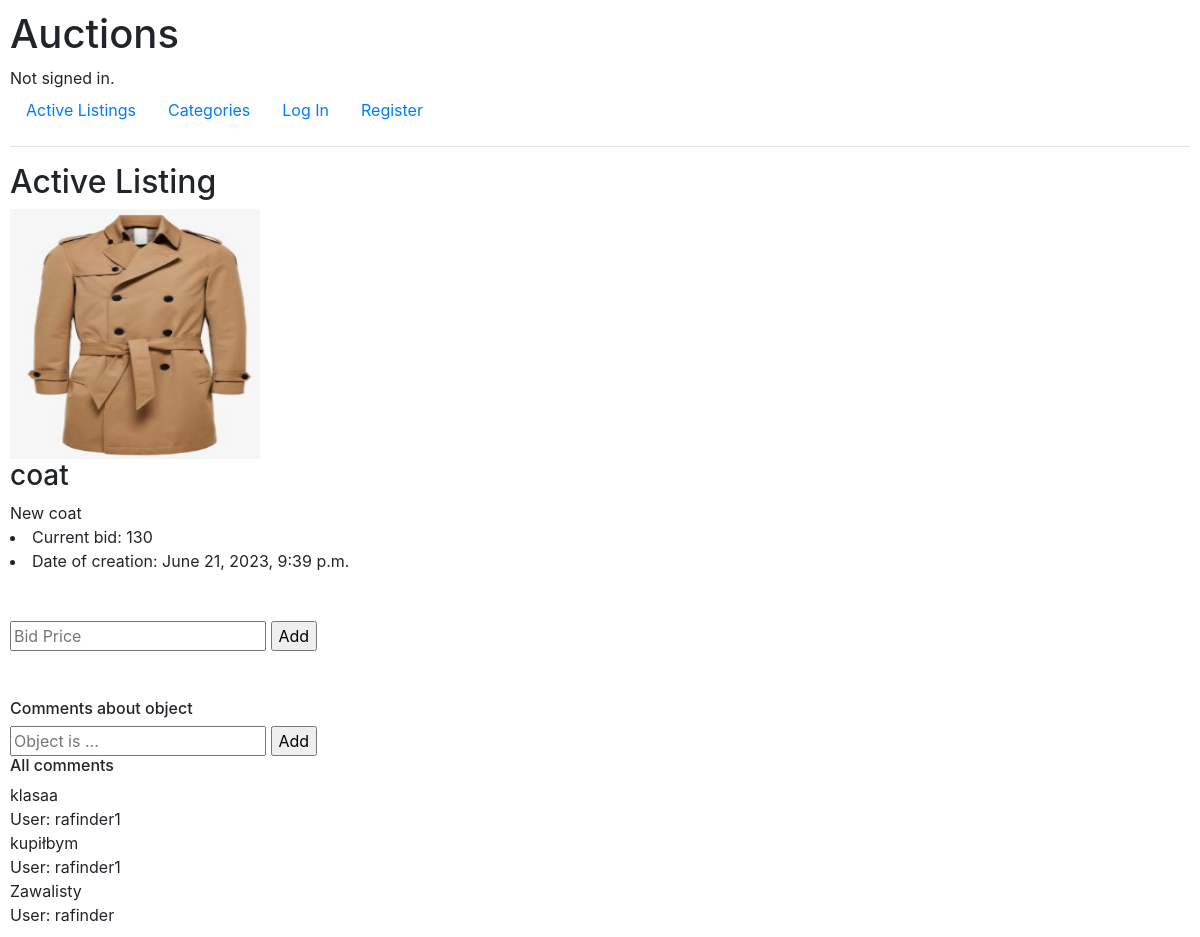
Page /3 on the committed database.
### auctions/models.py (models this page shows)
class Photo(models.Model):
    image_name = models.TextField()
    url = models.TextField()

class Auction(models.Model):
    name = models.CharField(max_length=128)
    current_bid = models.IntegerField()
    creation_date = models.DateTimeField()
    available = models.BooleanField()
    description = models.CharField(max_length=128)
    winner = models.ForeignKey(User, on_delete=models.CASCADE, blank=True, null=True, related_name="winner")
    photos = models.ManyToManyField(Photo, related_name='photos', blank=True)
    auction_category = models.ForeignKey(Category, on_delete=models.CASCADE, related_name="categories", default=1)
    creator = models.ForeignKey(User, on_delete=models.CASCADE, blank=True, related_name="creator", default=1)

class Comment(models.Model):
    auction = models.ForeignKey(Auction, on_delete=models.CASCADE, related_name="auction")
    commenter = models.ForeignKey(User, on_delete=models.CASCADE, related_name="commenter")
    text = models.TextField()
    timestamp = models.DateTimeField(auto_now_add=True)

class User(AbstractUser):
    pass

### auctions/views.py (the view)
# urls.py: path("<int:listing_id>", views.listing, name="listing"),
def listing(request, listing_id):
    listing = Auction.objects.get(pk=listing_id)
    comments = Comment.objects.filter(auction=listing)
    return render(request, "auctions/listing.html", {
        "listing": listing,
        "photos": Photo.objects.all(),
        "comments": comments
    })

### auctions/templates/auctions/listing.html (shortened to what this page needs)
{% extends "auctions/layout.html" %}
{% load static %}
{% block body %}
    <h2>Active Listing</h2>
            <div class="listening">
                {% for n in listing.photos.all %}
                    <img src="{% static n.url %}" width="250" height="250">
                {% endfor %}
                <h3>{{listing.name}}</h3>
                {{listing.description}}
                <li>
                    Current bid: {{listing.current_bid}}
                </li>
                <li>
                    Date of creation: {{listing.creation_date}}
                </li>
                <br>
                <br>
                <form action="{% url 'bid' %}" method="POST">
                    <input type="number" name="bid" placeholder="Bid Price"></input>
                    <input type="submit" value="Add">
                </form>
                <br>
                <br>
                <h6>Comments about object</h6>
                <form action="{% url 'auction_comments' listing.id %}" method="POST">
                    <input type="text" name="text"placeholder="Object is ..."></input>
                    <input type="submit" value="Add">
                </form>
                {% if comments %}
                    <h6>All comments</h6>
                    {% for com in comments.all %}
                    <div class="comment">
                        {{com.text}}
                        <br>
                        User: {{com.commenter}}
                        <br>
                    </div>
                    {% endfor%}
                {% endif %}
            </div>
{% endblock %}

### auctions/static/auctions/styles.css (style rules this page uses)
body { padding: 10px; }

### rows in the picture
Photo: url (picture)
Auction: name "coat", description "New coat", current_bid "130", creation_date "June 21, 2023, 9:39 p.m."
Comment: text "klasaa", commenter "rafinder1"
Comment: text "kupiłbym", commenter "rafinder1"
Comment: text "Zawalisty", commenter "rafinder"
